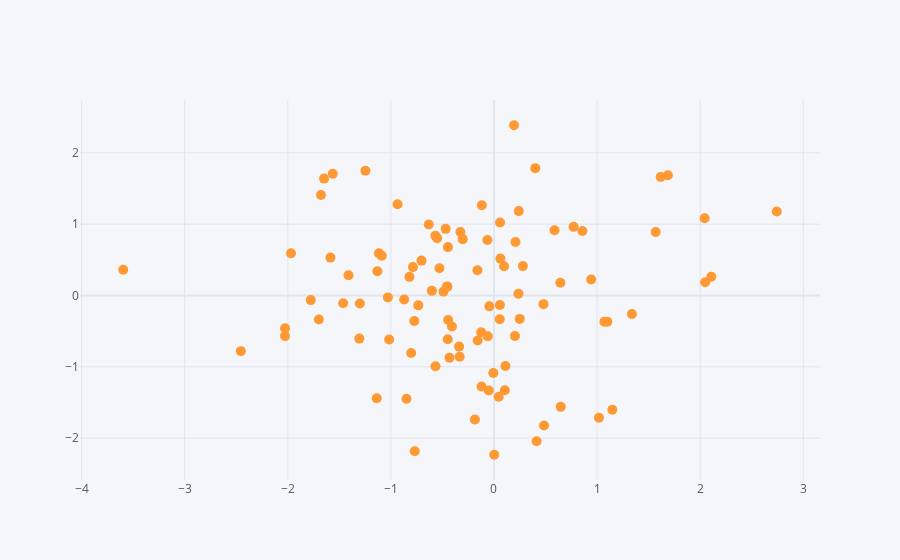

Notebook code cell kept with this figure:
### Markdown cell above
## Scatter

### Code cell
# df.iplot(kind='scatter',x='A',y='B',mode='markers',size=10)
df.iplot(kind='scatter',x='A',y='B',size=10,mode='markers')
